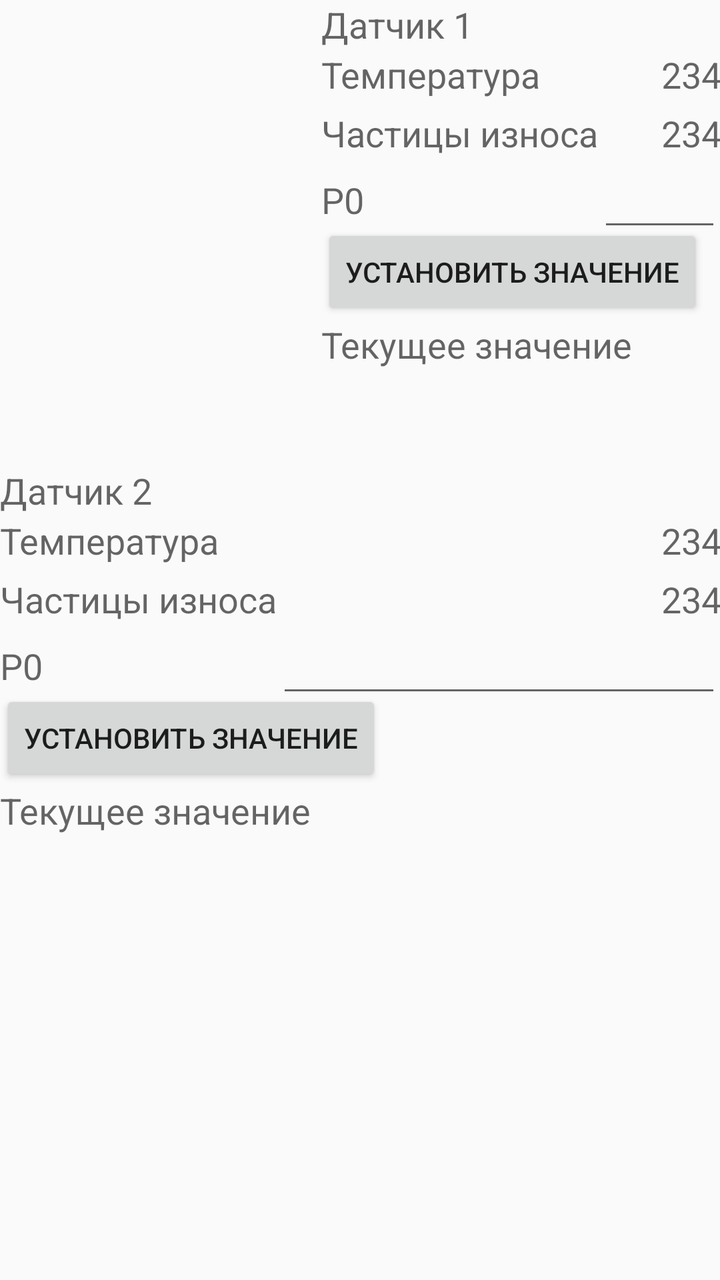
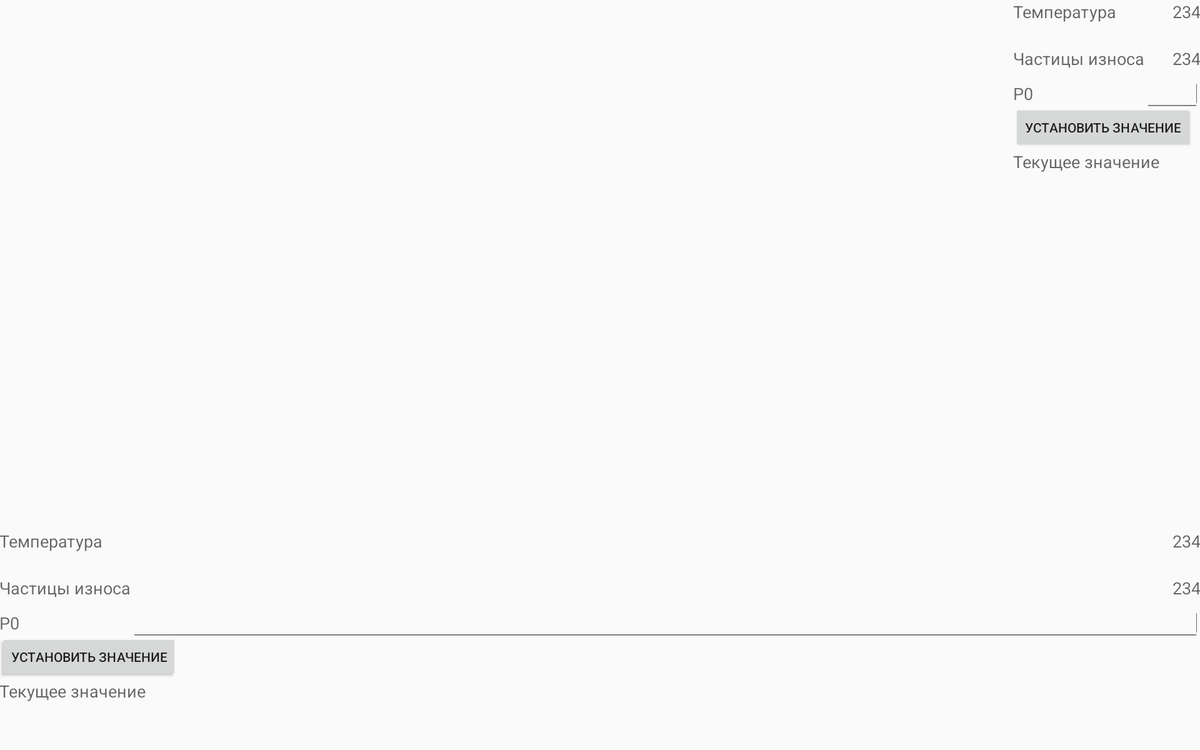

The same Android screen from two of the app's own layout files: first res/layout/ as a phone draws it, then the repository's variant for another configuration, drawn on a device whose configuration selects that folder. Both files follow.
<!-- AndroidManifest.xml: application theme AppTheme -->
<!-- res/layout/activity_work.xml -->
<ScrollView xmlns:android="http://schemas.android.com/apk/res/android"
    xmlns:tools="http://schemas.android.com/tools"
    android:layout_width="match_parent"
    android:layout_height="match_parent"
    android:gravity="center_horizontal"
    android:orientation="horizontal"
    android:paddingBottom="@dimen/activity_vertical_margin"
    android:paddingLeft="@dimen/activity_horizontal_margin"
    android:paddingRight="@dimen/activity_horizontal_margin"
    android:paddingTop="@dimen/activity_vertical_margin"
    tools:context=".MainActivity">
<RelativeLayout
    android:layout_width="wrap_content"
    android:layout_height="wrap_content">
    <RelativeLayout
        android:layout_width="200dp"
        android:layout_height="200dp"
        android:layout_alignParentTop="true"
        android:layout_alignParentLeft="true"
        android:layout_alignParentStart="false"
        android:layout_alignParentEnd="true"
        android:id="@+id/relativeLayout">

        <TextView
            android:layout_width="wrap_content"
            android:layout_height="wrap_content"
            android:textAppearance="?android:attr/textAppearanceMedium"
            android:text="@string/temperature_text_1"
            android:id="@+id/temperature_text_1"
            android:layout_alignParentTop="true"
            android:layout_alignParentLeft="true"
            android:layout_alignParentStart="true"
            android:layout_marginTop="25dp" />

        <TextView
            android:layout_width="wrap_content"
            android:layout_height="wrap_content"
            android:textAppearance="?android:attr/textAppearanceMedium"
            android:text="@string/temperature_value_1"
            android:id="@+id/temperature_value_1"
            android:layout_alignParentTop="true"
            android:layout_alignParentRight="true"
            android:layout_alignParentEnd="true"
            android:layout_marginTop="25dp" />

        <TextView
            android:layout_width="wrap_content"
            android:layout_height="wrap_content"
            android:textAppearance="?android:attr/textAppearanceMedium"
            android:text="@string/signal_text_1"
            android:id="@+id/signal_text_1"
            android:layout_below="@+id/temperature_text_1"
            android:layout_alignParentLeft="true"
            android:layout_alignParentStart="false"
            android:layout_alignParentEnd="false"
            android:layout_marginTop="5dp" />

        <TextView
            android:layout_width="wrap_content"
            android:layout_height="wrap_content"
            android:textAppearance="?android:attr/textAppearanceMedium"
            android:text="@string/signal_value_1"
            android:id="@+id/signal_value_1"
            android:layout_alignTop="@+id/signal_text_1"
            android:layout_alignParentRight="true"
            android:layout_alignParentEnd="true" />

        <TextView
            android:layout_width="wrap_content"
            android:layout_height="wrap_content"
            android:textAppearance="?android:attr/textAppearanceMedium"
            android:text="@string/absolute_text_1"
            android:id="@+id/absolute_text_1"
            android:layout_centerVertical="true"
            android:layout_alignParentLeft="true"
            android:layout_alignParentStart="true" />

        <EditText
            android:layout_width="wrap_content"
            android:layout_height="wrap_content"
            android:id="@+id/editText"
            android:layout_centerVertical="true"
            android:layout_alignParentRight="true"
            android:layout_alignParentEnd="true"
            android:layout_toRightOf="@+id/signal_text_1"
            android:layout_toEndOf="@+id/signal_text_1"
            android:inputType="numberSigned" />

        <TextView
            android:layout_width="wrap_content"
            android:layout_height="wrap_content"
            android:textAppearance="?android:attr/textAppearanceMedium"
            android:text="@string/current_value_label"
            android:id="@+id/current_value_label"
            android:layout_below="@+id/absolute_btn"
            android:layout_alignParentLeft="true"
            android:layout_alignParentStart="true" />

        <TextView
            android:layout_width="wrap_content"
            android:layout_height="wrap_content"
            android:textAppearance="?android:attr/textAppearanceMedium"
            android:text="@string/absolute_value_1"
            android:id="@+id/absolute_value_1"
            android:layout_below="@+id/absolute_btn"
            android:layout_alignParentRight="true"
            android:layout_alignParentEnd="true" />

        <Button
            style="?android:attr/buttonStyleSmall"
            android:layout_width="wrap_content"
            android:layout_height="wrap_content"
            android:text="@string/absolute_btn"
            android:id="@+id/absolute_btn"
            android:layout_below="@+id/absolute_text_1"
            android:layout_alignParentLeft="true"
            android:layout_alignParentStart="true" />

        <TextView
            android:layout_width="wrap_content"
            android:layout_height="wrap_content"
            android:textAppearance="?android:attr/textAppearanceMedium"
            android:text="@string/name_sensor_1"
            android:id="@+id/name_sensor_1"
            android:layout_alignParentTop="true"
            android:layout_alignParentLeft="true"
            android:layout_alignParentStart="true" />

    </RelativeLayout>

    <RelativeLayout
        android:layout_width="200dp"
        android:layout_height="200dp"
        android:id="@+id/relativeLayout2"
        android:layout_below="@+id/relativeLayout"
        android:layout_alignParentLeft="true"
        android:layout_alignParentStart="true"
        android:layout_marginTop="33dp"
        android:layout_alignRight="@+id/relativeLayout"
        android:layout_alignEnd="@+id/relativeLayout">

        <TextView
            android:layout_width="wrap_content"
            android:layout_height="wrap_content"
            android:textAppearance="?android:attr/textAppearanceMedium"
            android:text="@string/temperature_text_2"
            android:id="@+id/temperature_text_2"
            android:layout_alignParentTop="true"
            android:layout_alignParentLeft="true"
            android:layout_alignParentStart="true"
            android:layout_marginTop="25dp" />

        <TextView
            android:layout_width="wrap_content"
            android:layout_height="wrap_content"
            android:textAppearance="?android:attr/textAppearanceMedium"
            android:text="@string/temperature_value_2"
            android:id="@+id/temperature_value_2"
            android:layout_alignParentTop="true"
            android:layout_alignParentRight="true"
            android:layout_alignParentEnd="true"
            android:layout_marginTop="25dp" />

        <TextView
            android:layout_width="wrap_content"
            android:layout_height="wrap_content"
            android:textAppearance="?android:attr/textAppearanceMedium"
            android:text="@string/signal_text_2"
            android:id="@+id/signal_text_2"
            android:layout_below="@+id/temperature_text_2"
            android:layout_alignParentLeft="true"
            android:layout_alignParentStart="false"
            android:layout_alignParentEnd="false"
            android:layout_marginTop="5dp" />

        <TextView
            android:layout_width="wrap_content"
            android:layout_height="wrap_content"
            android:textAppearance="?android:attr/textAppearanceMedium"
            android:text="@string/signal_value_2"
            android:id="@+id/signal_value_2"
            android:layout_alignTop="@+id/signal_text_2"
            android:layout_alignParentRight="true"
            android:layout_alignParentEnd="true" />

        <TextView
            android:layout_width="wrap_content"
            android:layout_height="wrap_content"
            android:textAppearance="?android:attr/textAppearanceMedium"
            android:text="@string/absolute_text_2"
            android:id="@+id/absolute_text_2"
            android:layout_centerVertical="true"
            android:layout_alignParentLeft="true"
            android:layout_alignParentStart="true" />

        <EditText
            android:layout_width="wrap_content"
            android:layout_height="wrap_content"
            android:id="@+id/editText2"
            android:layout_centerVertical="true"
            android:layout_alignParentRight="true"
            android:layout_alignParentEnd="true"
            android:layout_toRightOf="@+id/signal_text_2"
            android:layout_toEndOf="@+id/signal_text_2"
            android:inputType="numberSigned" />

        <TextView
            android:layout_width="wrap_content"
            android:layout_height="wrap_content"
            android:textAppearance="?android:attr/textAppearanceMedium"
            android:text="@string/current_value_label"
            android:id="@+id/current_value_label1"
            android:layout_below="@+id/absolute_btn2"
            android:layout_alignParentLeft="true"
            android:layout_alignParentStart="true" />

        <TextView
            android:layout_width="wrap_content"
            android:layout_height="wrap_content"
            android:textAppearance="?android:attr/textAppearanceMedium"
            android:text="@string/absolute_value_2"
            android:id="@+id/absolute_value_2"
            android:layout_below="@+id/absolute_btn2"
            android:layout_alignParentRight="true"
            android:layout_alignParentEnd="true" />

        <Button
            style="?android:attr/buttonStyleSmall"
            android:layout_width="wrap_content"
            android:layout_height="wrap_content"
            android:text="@string/absolute_btn"
            android:id="@+id/absolute_btn2"
            android:layout_below="@+id/absolute_text_2"
            android:layout_alignParentLeft="true"
            android:layout_alignParentStart="true" />

        <TextView
            android:layout_width="wrap_content"
            android:layout_height="wrap_content"
            android:textAppearance="?android:attr/textAppearanceMedium"
            android:text="@string/name_sensor_2"
            android:id="@+id/name_sensor_2"
            android:layout_alignParentTop="true"
            android:layout_alignParentLeft="true"
            android:layout_alignParentStart="true" />

    </RelativeLayout>
</RelativeLayout>

</ScrollView>
<!-- resources referenced by this layout -->
<resources>
  <string name="absolute_btn">Установить значение</string>
  <string name="absolute_text_1">P0</string>
  <string name="absolute_text_2">P0</string>
  <string name="absolute_value_1"> </string>
  <string name="absolute_value_2"> </string>
  <string name="current_value_label">Текущее значение</string>
  <string name="name_sensor_1">Датчик 1</string>
  <string name="name_sensor_2">Датчик 2</string>
  <string name="signal_text_1">Частицы износа</string>
  <string name="signal_text_2">Частицы износа</string>
  <string name="signal_value_1"> 234 </string>
  <string name="signal_value_2"> 234 </string>
  <string name="temperature_text_1">Температура</string>
  <string name="temperature_text_2">Температура</string>
  <string name="temperature_value_1"> 234 </string>
  <string name="temperature_value_2"> 234 </string>
  <style name="AppTheme" parent="Theme.AppCompat.Light.DarkActionBar">
          
      </style>
</resources>
<!-- res/layout-xlarge/activity_work.xml (the repository's variant of the layout above) -->
<!-- drawn on a large tablet held sideways -->
<RelativeLayout xmlns:android="http://schemas.android.com/apk/res/android"
    xmlns:tools="http://schemas.android.com/tools"
    android:layout_width="match_parent"
    android:layout_height="match_parent"
    android:gravity="center_horizontal"
    android:orientation="horizontal"
    android:paddingBottom="@dimen/activity_vertical_margin"
    android:paddingLeft="@dimen/activity_horizontal_margin"
    android:paddingRight="@dimen/activity_horizontal_margin"
    android:paddingTop="@dimen/activity_vertical_margin"
    tools:context=".MainActivity">


    <RelativeLayout
        android:layout_width="200dp"
        android:layout_height="200dp"
        android:layout_alignParentTop="true"
        android:layout_alignParentLeft="true"
        android:layout_alignParentStart="false"
        android:layout_alignParentEnd="true"
        android:id="@+id/relativeLayout">

        <TextView
            android:layout_width="wrap_content"
            android:layout_height="wrap_content"
            android:textAppearance="?android:attr/textAppearanceMedium"
            android:text="@string/temperature_text_1"
            android:id="@+id/temperature_text_1"
            android:layout_alignParentTop="true"
            android:layout_alignParentLeft="true"
            android:layout_alignParentStart="true" />

        <TextView
            android:layout_width="wrap_content"
            android:layout_height="wrap_content"
            android:textAppearance="?android:attr/textAppearanceMedium"
            android:text="@string/temperature_value_1"
            android:id="@+id/temperature_value_1"
            android:layout_alignParentTop="true"
            android:layout_alignParentRight="true"
            android:layout_alignParentEnd="true" />

        <TextView
            android:layout_width="wrap_content"
            android:layout_height="wrap_content"
            android:textAppearance="?android:attr/textAppearanceMedium"
            android:text="@string/signal_text_1"
            android:id="@+id/signal_text_1"
            android:layout_below="@+id/temperature_text_1"
            android:layout_alignParentLeft="true"
            android:layout_alignParentStart="false"
            android:layout_alignParentEnd="false"
            android:layout_marginTop="25dp" />

        <TextView
            android:layout_width="wrap_content"
            android:layout_height="wrap_content"
            android:textAppearance="?android:attr/textAppearanceMedium"
            android:text="@string/signal_value_1"
            android:id="@+id/signal_value_1"
            android:layout_alignTop="@+id/signal_text_1"
            android:layout_alignParentRight="true"
            android:layout_alignParentEnd="true" />

        <TextView
            android:layout_width="wrap_content"
            android:layout_height="wrap_content"
            android:textAppearance="?android:attr/textAppearanceMedium"
            android:text="@string/absolute_text_1"
            android:id="@+id/absolute_text_1"
            android:layout_centerVertical="true"
            android:layout_alignParentLeft="true"
            android:layout_alignParentStart="true" />

        <EditText
            android:layout_width="wrap_content"
            android:layout_height="wrap_content"
            android:id="@+id/editText"
            android:layout_centerVertical="true"
            android:layout_alignParentRight="true"
            android:layout_alignParentEnd="true"
            android:layout_toRightOf="@+id/signal_text_1"
            android:layout_toEndOf="@+id/signal_text_1" />

        <TextView
            android:layout_width="wrap_content"
            android:layout_height="wrap_content"
            android:textAppearance="?android:attr/textAppearanceMedium"
            android:text="@string/current_value_label"
            android:id="@+id/current_value_label"
            android:layout_below="@+id/absolute_btn"
            android:layout_alignParentLeft="true"
            android:layout_alignParentStart="true" />

        <TextView
            android:layout_width="wrap_content"
            android:layout_height="wrap_content"
            android:textAppearance="?android:attr/textAppearanceMedium"
            android:text="@string/absolute_value_1"
            android:id="@+id/absolute_value_1"
            android:layout_below="@+id/absolute_btn"
            android:layout_alignParentRight="true"
            android:layout_alignParentEnd="true" />

        <Button
            style="?android:attr/buttonStyleSmall"
            android:layout_width="wrap_content"
            android:layout_height="wrap_content"
            android:text="@string/absolute_btn"
            android:id="@+id/absolute_btn"
            android:layout_below="@+id/absolute_text_1"
            android:layout_alignParentLeft="true"
            android:layout_alignParentStart="true" />

    </RelativeLayout>

    <RelativeLayout
        android:layout_width="200dp"
        android:layout_height="200dp"
        android:id="@+id/relativeLayout2"
        android:layout_alignParentBottom="true"
        android:layout_alignParentRight="true"
        android:layout_alignParentEnd="true"
        android:layout_marginBottom="35dp"
        android:layout_alignParentLeft="true"
        android:layout_alignParentStart="true">

        <TextView
            android:layout_width="wrap_content"
            android:layout_height="wrap_content"
            android:textAppearance="?android:attr/textAppearanceMedium"
            android:text="@string/temperature_text_2"
            android:id="@+id/temperature_text_2"
            android:layout_alignParentTop="true"
            android:layout_alignParentLeft="true"
            android:layout_alignParentStart="true" />

        <TextView
            android:layout_width="wrap_content"
            android:layout_height="wrap_content"
            android:textAppearance="?android:attr/textAppearanceMedium"
            android:text="@string/temperature_value_2"
            android:id="@+id/temperature_value_2"
            android:layout_alignParentTop="true"
            android:layout_alignParentRight="true"
            android:layout_alignParentEnd="true" />

        <TextView
            android:layout_width="wrap_content"
            android:layout_height="wrap_content"
            android:textAppearance="?android:attr/textAppearanceMedium"
            android:text="@string/signal_text_2"
            android:id="@+id/signal_text_2"
            android:layout_below="@+id/temperature_text_2"
            android:layout_alignParentLeft="true"
            android:layout_alignParentStart="false"
            android:layout_alignParentEnd="false"
            android:layout_marginTop="25dp" />

        <TextView
            android:layout_width="wrap_content"
            android:layout_height="wrap_content"
            android:textAppearance="?android:attr/textAppearanceMedium"
            android:text="@string/signal_value_2"
            android:id="@+id/signal_value_2"
            android:layout_alignTop="@+id/signal_text_2"
            android:layout_alignParentRight="true"
            android:layout_alignParentEnd="true" />

        <TextView
            android:layout_width="wrap_content"
            android:layout_height="wrap_content"
            android:textAppearance="?android:attr/textAppearanceMedium"
            android:text="@string/absolute_text_2"
            android:id="@+id/absolute_text_2"
            android:layout_centerVertical="true"
            android:layout_alignParentLeft="true"
            android:layout_alignParentStart="true" />

        <EditText
            android:layout_width="wrap_content"
            android:layout_height="wrap_content"
            android:id="@+id/editText2"
            android:layout_centerVertical="true"
            android:layout_alignParentRight="true"
            android:layout_alignParentEnd="true"
            android:layout_toRightOf="@+id/signal_text_2"
            android:layout_toEndOf="@+id/signal_text_2" />

        <TextView
            android:layout_width="wrap_content"
            android:layout_height="wrap_content"
            android:textAppearance="?android:attr/textAppearanceMedium"
            android:text="@string/current_value_label"
            android:id="@+id/current_value_label1"
            android:layout_below="@+id/absolute_btn2"
            android:layout_alignParentLeft="true"
            android:layout_alignParentStart="true" />

        <TextView
            android:layout_width="wrap_content"
            android:layout_height="wrap_content"
            android:textAppearance="?android:attr/textAppearanceMedium"
            android:text="@string/absolute_value_2"
            android:id="@+id/absolute_value_2"
            android:layout_below="@+id/absolute_btn2"
            android:layout_alignParentRight="true"
            android:layout_alignParentEnd="true" />

        <Button
            style="?android:attr/buttonStyleSmall"
            android:layout_width="wrap_content"
            android:layout_height="wrap_content"
            android:text="@string/absolute_btn"
            android:id="@+id/absolute_btn2"
            android:layout_below="@+id/absolute_text_2"
            android:layout_alignParentLeft="true"
            android:layout_alignParentStart="true" />

    </RelativeLayout>
</RelativeLayout>
<!-- resources referenced by the variant -->
<!-- as a large tablet held sideways resolves them -->
<resources>
  <string name="absolute_btn">Установить значение</string>
  <string name="absolute_text_1">P0</string>
  <string name="absolute_text_2">P0</string>
  <string name="absolute_value_1"> </string>
  <string name="absolute_value_2"> </string>
  <string name="current_value_label">Текущее значение</string>
  <string name="signal_text_1">Частицы износа</string>
  <string name="signal_text_2">Частицы износа</string>
  <string name="signal_value_1"> 234 </string>
  <string name="signal_value_2"> 234 </string>
  <string name="temperature_text_1">Температура</string>
  <string name="temperature_text_2">Температура</string>
  <string name="temperature_value_1"> 234 </string>
  <string name="temperature_value_2"> 234 </string>
  <style name="AppTheme" parent="Theme.AppCompat.Light.DarkActionBar">
          
      </style>
</resources>
